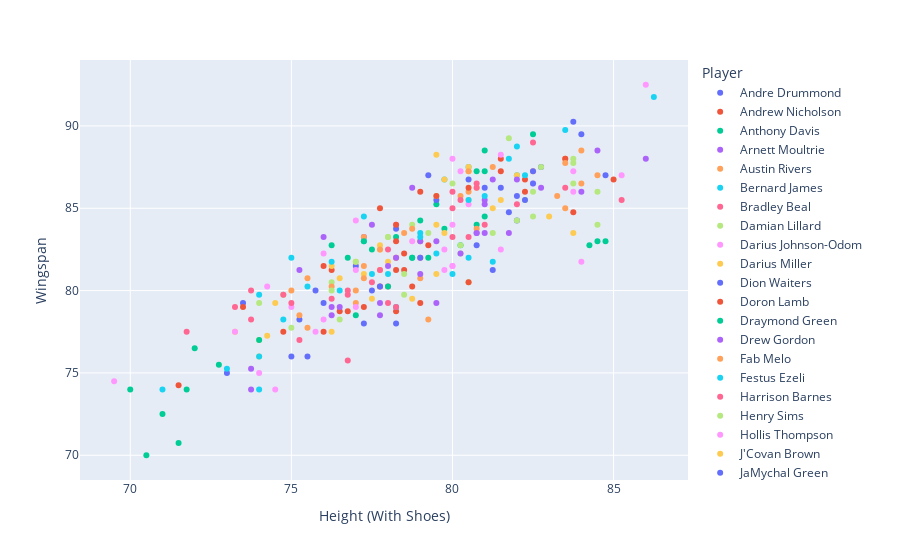

Notebook cell for this chart:
### Markdown cell above
## Anaysing WingSpan with Height (with Shoes)

### Code cell
plt.figure(figsize=(15,10))
px.scatter(df,x="Height (With Shoes)",y="Wingspan",
          color="Player")
